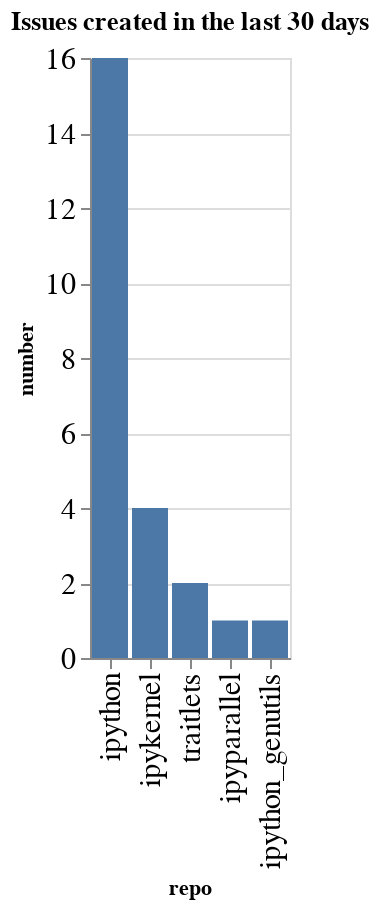

Notebook cell for this chart:
### Code cell
created_counts = created.groupby(['org', 'repo']).count()['number'].reset_index()
created_counts['org/repo'] = created_counts.apply(lambda a: a['org'] + '/' + a['repo'], axis=1)
sorted_vals = created_counts.sort_values(['org', 'number'], ascending=False)['repo'].values
alt.Chart(data=created_counts, title=f"Issues created in the last {n_days} days").mark_bar().encode(
    x=alt.X('repo', sort=alt.Sort(sorted_vals.tolist())),
    y='number',
)

### Figure 1 — Vega-Lite specification as saved in the notebook (floating-point values rounded to 4 significant figures)
{"config": {"axisLeft": {"labelFontSize": 15}, "axisBottom": {"labelFontSize": 15}}, "data": {"name": "data-02542b4b7f86b1582ec89ddf2f8ebdb0"}, "mark": "bar", "encoding": {"x": {"type": "nominal", "field": "repo", "sort": ["ipython", "ipykernel", "traitlets", "ipyparallel", "ipython_genutils"]}, "y": {"type": "quantitative", "field": "number"}}, "title": "Issues created in the last 30 days", "$schema": "https://vega.github.io/schema/vega-lite/v4.0.2.json", "datasets": {"data-02542b4b7f86b1582ec89ddf2f8ebdb0": [{"org": "ipython", "repo": "ipykernel", "number": 4, "org/repo": "ipython/ipykernel"}, {"org": "ipython", "repo": "ipyparallel", "number": 1, "org/repo": "ipython/ipyparallel"}, {"org": "ipython", "repo": "ipython", "number": 16, "org/repo": "ipython/ipython"}, {"org": "ipython", "repo": "ipython_genutils", "number": 1, "org/repo": "ipython/ipython_genutils"}, {"org": "ipython", "repo": "traitlets", "number": 2, "org/repo": "ipython/traitlets"}]}}
